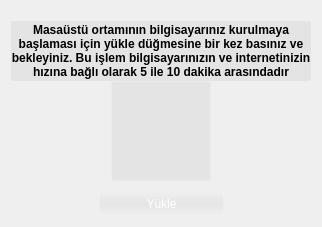
                  <widget class="QWidget" name="downloadPage">
                   <layout class="QGridLayout" name="gridLayout_8">
                    <item row="0" column="0">
                     <layout class="QVBoxLayout" name="verticalLayout_7">
                      <property name="spacing">
                       <number>10</number>
                      </property>
                      <item>
                       <layout class="QHBoxLayout" name="horizontalLayout_11">
                        <property name="spacing">
                         <number>3</number>
                        </property>
                        <item>
                         <widget class="QLabel" name="addPackLabel">
                          <property name="minimumSize">
                           <size>
                            <width>300</width>
                            <height>60</height>
                           </size>
                          </property>
                          <property name="maximumSize">
                           <size>
                            <width>800</width>
                            <height>40</height>
                           </size>
                          </property>
                          <property name="styleSheet">
                           <string notr="true">border-radius:2px;
background-color:qlineargradient(spread:pad, x1:0, y1:0, x2:1, y2:0, stop:0 rgba(52, 52, 52, 15))</string>
                          </property>
                          <property name="text">
                           <string>&lt;html&gt;&lt;head/&gt;&lt;body&gt;&lt;p&gt;&lt;span style=&quot; font-weight:600;&quot;&gt;Masaüstü ortamının bilgisayarınız kurulmaya başlaması için yükle düğmesine bir kez basınız ve bekleyiniz. Bu işlem bilgisayarınızın ve internetinizin hızına bağlı olarak 5 ile 10 dakika arasındadır&lt;/span&gt;&lt;/p&gt;&lt;/body&gt;&lt;/html&gt;</string>
                          </property>
                          <property name="alignment">
                           <set>Qt::AlignCenter</set>
                          </property>
                          <property name="wordWrap">
                           <bool>true</bool>
                          </property>
                          <property name="margin">
                           <number>4</number>
                          </property>
                          <property name="indent">
                           <number>0</number>
                          </property>
                         </widget>
                        </item>
                       </layout>
                      </item>
                      <item>
                       <layout class="QVBoxLayout" name="verticalLayout_11">
                        <property name="leftMargin">
                         <number>0</number>
                        </property>
                        <property name="topMargin">
                         <number>0</number>
                        </property>
                        <item>
                         <layout class="QHBoxLayout" name="horizontalLayout_8">
                          <property name="spacing">
                           <number>1</number>
                          </property>
                          <property name="leftMargin">
                           <number>0</number>
                          </property>
                          <item>
                           <widget class="QLabel" name="desktopLogoLabel">
                            <property name="minimumSize">
                             <size>
                              <width>100</width>
                              <height>100</height>
                             </size>
                            </property>
                            <property name="maximumSize">
                             <size>
                              <width>100</width>
                              <height>100</height>
                             </size>
                            </property>
                            <property name="styleSheet">
                             <string notr="true">padding: 5px 5px 5px 5px; 
border-radius:2px;
background-color:qlineargradient(spread:pad, x1:0, y1:0, x2:1, y2:0, stop:0 rgba(52, 52, 52, 15));
border:1px solid rgba(255, 255, 255, 15);

</string>
                            </property>
                            <property name="text">
                             <string/>
                            </property>
                            <property name="pixmap">
                             <pixmap>:/logo/Logo/Gnome.png</pixmap>
                            </property>
                            <property name="scaledContents">
                             <bool>true</bool>
                            </property>
                           </widget>
                          </item>
                         </layout>
                        </item>
                        <item>
                         <layout class="QHBoxLayout" name="horizontalLayout_10">
                          <item>
                           <spacer name="horizontalSpacer_9">
                            <property name="orientation">
                             <enum>Qt::Horizontal</enum>
                            </property>
                            <property name="sizeHint" stdset="0">
                             <size>
                              <width>40</width>
                              <height>20</height>
                             </size>
                            </property>
                           </spacer>
                          </item>
                          <item>
                           <widget class="QPushButton" name="downloadButton">
                            <property name="minimumSize">
                             <size>
                              <width>125</width>
                              <height>25</height>
                             </size>
                            </property>
                            <property name="maximumSize">
                             <size>
                              <width>125</width>
                              <height>25</height>
                             </size>
                            </property>
                            <property name="styleSheet">
                             <string notr="true">QPushButton{
	padding: 3px 10px 3px 10px;
	color: white;
	border:0px;
	border-radius:2px;
background-color: qlineargradient(spread:repeat, x1:0, y1:0, x2:0, y2:1, stop:0 rgba(27, 27, 27, 0), stop:0.510753 rgba(9, 9, 9, 10), stop:1 rgba(0, 0, 0, 0));
	/*background-color: qlineargradient(spread:pad, x1:0.5, y1:1, x2:0.5, y2:0, stop:0 rgba(120, 146, 172, 255), stop:0.0155729 rgba(99, 141, 164, 255), stop:0.538376 rgba(49, 84, 106, 255), stop:1 rgba(51, 72, 91, 255))*/
}

QPushButton::flat:hover{
	border:1px solid  rgba(255, 255, 255, 40);
	border-radius:2px;
    background-color:qlineargradient(spread:pad, x1:0, y1:0, x2:0, y2:1, stop:0 rgba(127, 127, 127, 10), stop:0.513661 rgba(231, 231, 231, 50), stop:1 rgba(94, 94, 94, 10))
}

QPushButton::flat{
	border:1px solid  rgba(255, 255, 255, 30);
	border-radius:2px;
    background-color: qlineargradient(spread:repeat, x1:0, y1:0, x2:0, y2:1, stop:0 rgba(27, 27, 27, 0), stop:0.510753 rgba(9, 9, 9, 10), stop:1 rgba(0, 0, 0, 0));
}

QPushButton::flat:pressed{
	border:1px solid  rgba(255, 255, 255, 15);
	border-radius:2px;
	padding: 3px 10px 3px 10px;
    background-color:qlineargradient(spread:pad, x1:0, y1:0, x2:1, y2:0, stop:0 rgba(52, 52, 52, 50));
}
</string>
                            </property>
                            <property name="text">
                             <string>Yükle</string>
                            </property>
                            <property name="icon">
                             <iconset resource="../icons/icons.qrc">
                              <normaloff>:/icons/Download.png</normaloff>:/icons/Download.png</iconset>
                            </property>
                            <property name="iconSize">
                             <size>
                              <width>20</width>
                              <height>20</height>
                             </size>
                            </property>
                            <property name="shortcut">
                             <string>Ctrl+R, Ctrl+R</string>
                            </property>
                            <property name="flat">
                             <bool>true</bool>
                            </property>
                           </widget>
                          </item>
                          <item>
                           <spacer name="horizontalSpacer_10">
                            <property name="orientation">
                             <enum>Qt::Horizontal</enum>
                            </property>
                            <property name="sizeHint" stdset="0">
                             <size>
                              <width>40</width>
                              <height>20</height>
                             </size>
                            </property>
                           </spacer>
                          </item>
                         </layout>
                        </item>
                       </layout>
                      </item>
                     </layout>
                    </item>
                   </layout>
                  </widget>
